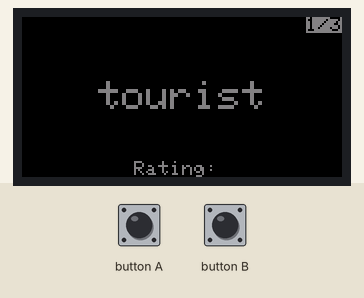
Simulated run of this sketch. Board: ESP32. Parts: 160×80 colour display. The inputs (shaded band) are chosen by the test bench. WiFi joins after 1.5 s; servers stay silent unless stated.

Above: at 3.0 s.
3.1 s: button A pressed for 0.15 s
At 4.5 s:
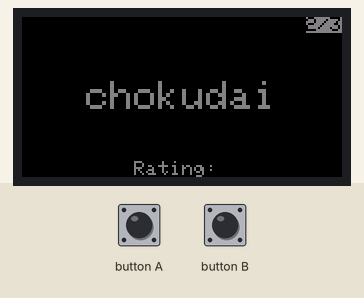
4.8 s: button A pressed for 1 s
At 5.8 s:
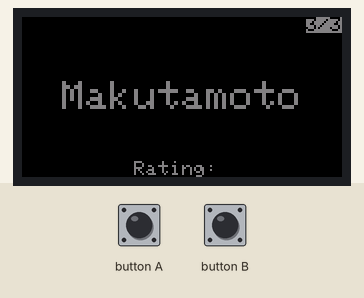
7.3 s: button A pressed for 3.2 s
At 7.42 s:
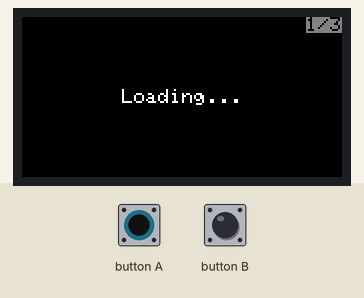
Timing chart, 0 to 10.3 s (numbered marks = the images above; inputs shaded):
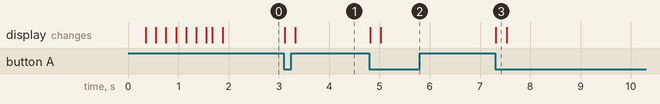

Measured:
- after the input at 3.1 s, the display: first changes at once (image 1 shows a later state)
- after the input at 4.8 s, the display: first changes at once (image 2 shows a later state)
- after the input at 7.3 s, the display: changes at once (image 3)

The sketch:

m5stick-c-atcoder.ino
```cpp
#include<M5StickC.h>
#include<WiFi.h>

#include "shieldsio.hpp"

// Configuration
const String USERS[] = {"tourist", "chokudai", "Makutamoto"};
const char SSID[] = ""; // Required
const char PASSWORD[] = ""; // Required

#define NOF_USERS sizeof(USERS) / sizeof(String)
#define GRAY M5.Lcd.color565(128, 128, 128)

int userIndex;

uint16_t getRatingColor(int rating) {
  const static uint16_t colors[] = {
    GRAY, // gray coder
    M5.Lcd.color565(165, 42, 42), // brown coder
    GREEN, // green coder
    CYAN, // cyan coder
    BLUE, // blue coder
    YELLOW, // yellow coder
    ORANGE, // orange coder
    RED, // red coder
  };
  if(rating < 0) return WHITE;
  return colors[min(rating / 400, 7)];
}

void printRating(String username, ShieldsIO userInfo) {
  M5.Lcd.setTextDatum(TL_DATUM);
  M5.Lcd.setTextSize(1);
  M5.Lcd.setTextColor(BLACK, GRAY);
  M5.Lcd.drawString(userInfo.label, 0, 0);
  M5.Lcd.setTextColor(getRatingColor(userInfo.message.toInt()));
  M5.Lcd.setTextDatum(BC_DATUM);
  M5.Lcd.drawString("Rating: " + userInfo.message, M5.Lcd.width() / 2, M5.Lcd.height());
  M5.Lcd.setTextDatum(MC_DATUM);
  M5.Lcd.setTextSize(2);
  M5.Lcd.drawString(username, M5.Lcd.width() / 2, M5.Lcd.height() / 2);
}

void printPaging(int current, int whole) {
  M5.Lcd.setTextDatum(TR_DATUM);
  M5.Lcd.setTextSize(1);
  M5.Lcd.setTextColor(BLACK, GRAY);
  M5.Lcd.drawString(current + String("/") + whole, M5.Lcd.width(), 0);
}

ShieldsIO getRating(String username) {
  ShieldsIO atcoder("https://atcoder-badges.now.sh/api/atcoder/json/" + username);
  atcoder.fetch();
  return atcoder;
}

void drawDisplay(int index, const String users[], size_t size) {
  M5.Lcd.fillScreen(BLACK);
  M5.Lcd.setTextColor(WHITE);
  M5.Lcd.setTextDatum(MC_DATUM);
  M5.Lcd.setTextSize(1);
  M5.Lcd.drawString("Loading...", M5.Lcd.width() / 2, M5.Lcd.height() / 2);
  printPaging(index + 1, size);
  ShieldsIO userInfo = getRating(users[index]);
  M5.Lcd.fillScreen(BLACK);
  printPaging(index + 1, size);
  printRating(users[index], userInfo);
}

void setup() {
  M5.begin();
  M5.Lcd.setRotation(3);
  WiFi.begin(SSID, PASSWORD);
  M5.Lcd.print("Connecting");
  while(WiFi.status() != WL_CONNECTED) {
    M5.Lcd.print(".");
    delay(100);
  }
  drawDisplay(0, USERS, sizeof(USERS) / sizeof(String));
}

void loop() {
  M5.update();
  if(M5.BtnA.wasPressed()) {
    userIndex++;
    if(userIndex >= NOF_USERS) userIndex = 0;
  }
  if(M5.BtnA.wasPressed() || M5.BtnB.wasPressed()) drawDisplay(userIndex, USERS, NOF_USERS);
}
```

shieldsio.cpp
```cpp
#include<HTTPClient.h>
#include<ArduinoJson.h>

#include "shieldsio.hpp"

ShieldsIO::ShieldsIO(String endpoint) {
  this->endpoint = endpoint;
}

void ShieldsIO::fetch() {
  HTTPClient http;
  http.begin(this->endpoint);
  int status = http.GET();
  if(status != 200) return;
  Stream *resp = http.getStreamPtr();
  StaticJsonDocument<256> json;
  deserializeJson(json, *resp);
  this->label = json["label"].as<String>();
  this->color = json["color"].as<String>();
  this->message = json["message"].as<String>();
  http.end();
}
```

shieldsio.hpp
```cpp
#ifndef SHIELDSIO_HPP
#define SHIELDSIO_HPP

class ShieldsIO {
  public:
  String endpoint;
  String label, message, color;
  ShieldsIO(String endpoint);
  void fetch();
};

#endif
```
